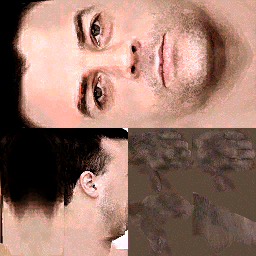
#> input picture arma_CWR/tests/integration/multiplayer/custom_face_hosted_visual.test/face.jpg, 256 x 256 px
$ python golden.py ../../../arma_CWR/tests/integration/multiplayer/custom_face_hosted_visual.test/face.jpg
#> lines starting #> are read from the running program, lines starting #| are printed output that depends on the picture; after the words box and inside, x2 and y2 are one past the last pixel; in counts of white or black regions, pixels touching at a corner belong together
import sys, math, colorsys
import numpy as np
from PIL import Image
im = np.asarray(Image.open(sys.argv[1]).convert("RGB")).astype(float)/255
H,W,_ = im.shape
#> H = 256; W = 256
mx = im.max(2); mn = im.min(2)
#> after `mx = im.max(2)`:
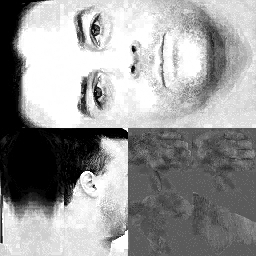
#> mx: shape (256, 256) float64; min 0, max 1, mean 0.596
#> after `mn = im.min(2)`:
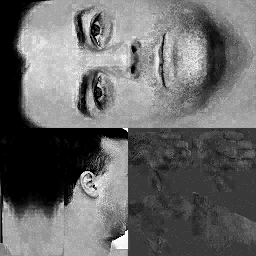
#> mn: shape (256, 256) float64; min 0, max 1, mean 0.411
sat = np.where(mx>0, (mx-mn)/np.maximum(mx,1e-6), 0)
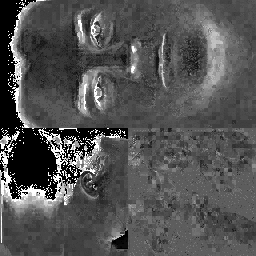
#> sat: shape (256, 256) float64; min 0, max 1, mean 0.328
mask = (sat>0.22) & (mx>0.55)
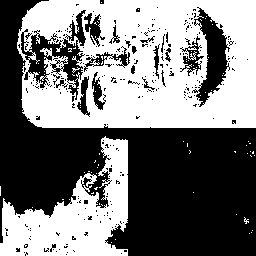
#> mask: shape (256, 256) bool; 48% white; 80 white regions (78 under 20 px), largest, box (x1, y1, x2, y2) and area: (17, 0, 256, 128) 23671, (0, 136, 128, 256) 7619
ys, xs = np.nonzero(mask)
print("golden px", len(xs), "bbox x", xs.min(), xs.max(), "y", ys.min(), ys.max())
#| golden px 31473 bbox x 0 255 y 0 255
# camera: heading 69.6, pitch -4, eye 1.7, fov 0.7 (tan half-width), jeep 8 fwd 2.5 right facing -75 rel
fov=0.7; aspect=H/W
#> after `aspect = H / W`: aspect = 1
eye=1.7; pitch=math.radians(-4)
def ground(x,y):
    u=(x/(W/2)-1)*fov; v=-(y/(H/2)-1)*fov*aspect
    # camera space: forward z, right x, up y
    d=np.array([u, v, 1.0])
    # pitch rotation about x
    cy, sy = math.cos(pitch), math.sin(pitch)
    dy = d[1]*cy + d[2]*sy; dz = -d[1]*sy + d[2]*cy
    dx = d[0]
    if dy >= 0: return None
    t = eye/(-dy)
    return np.array([dx*t, dz*t])  # right, forward
jeep = np.array([2.5, 8.0])
hd = math.radians(-75)
fwd = np.array([math.sin(hd), math.cos(hd)])
rgt = np.array([math.cos(hd), -math.sin(hd)])
pts=[]
for x,y in zip(xs[::50], ys[::50]):
    g=ground(x,y)
    if g is None: continue
    r = g - jeep
    pts.append((float(r@fwd), float(r@rgt)))
#> this loop made 630 passes
#> (x, y, u in ground, v in ground, d in ground, dy in ground, dz in ground, dx in ground) on passes 1 to 3: (49, 0, -0.432, 0.7, [-0.432, 0.7, 1], 0.629, 1.05, -0.432), (99, 0, -0.159, 0.7, [-0.159, 0.7, 1], 0.629, 1.05, -0.159), (153, 0, 0.137, 0.7, [0.137, 0.7, 1], 0.629, 1.05, 0.137)
#> after the loop, pts = 207 pairs, first value -78.96 to 241.2, second value -6.72 to 423.9
pts=np.array(pts)
print("ahead of jeep m: p10 %.1f p50 %.1f p90 %.1f" % tuple(np.percentile(pts[:,0],[10,50,90])))
#| ahead of jeep m: p10 1.1 p50 2.1 p90 13.8
print("side of jeep m:  p10 %.1f p50 %.1f p90 %.1f" % tuple(np.percentile(pts[:,1],[10,50,90])))
#| side of jeep m:  p10 -6.4 p50 -5.6 p90 53.4
m = im[mask].mean(0)
#> m = [0.869, 0.666, 0.601]
h,s,v = colorsys.rgb_to_hsv(*m); print("mean golden hue %.1f sat %.3f val %.1f" % (h*360, s, v*255))
#> after `h, s, v = colorsys.rgb_to_hsv(*m)`: h = 0.0403; s = 0.308; v = 0.869
#| mean golden hue 14.5 sat 0.308 val 221.6
